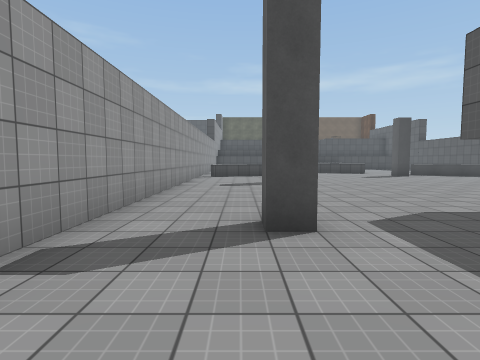
View 1 (above)

12 first-person views from a walk through a 3-D level made in the Unity game engine. The camera is 1.4 m above the floor, tilts 4° down and sees 80° across. The floor is counted in squares, 2 m on a side. Each view is taken from the middle of a square. On the plan, view 1 faces up. The plan holds only what a view shows up to about 10 squares ahead; the rest is blank. The place goes on beyond the plan. The player character is not drawn. Surface patterns are stand-ins for the level's own textures.

View 2
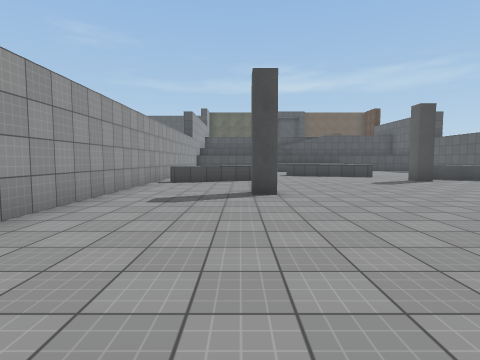

View 3
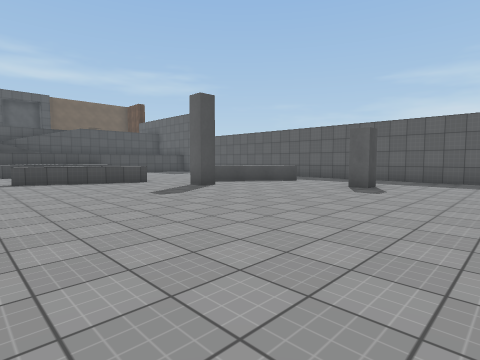

View 4
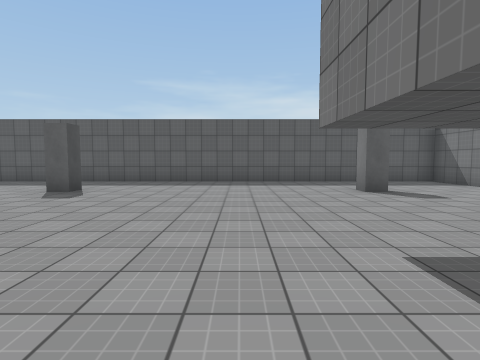

View 5
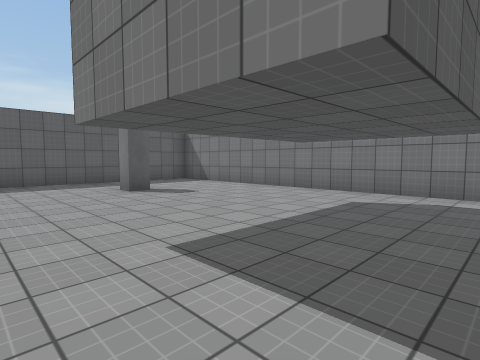

View 6
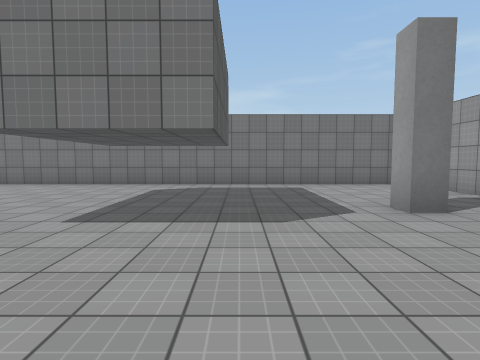

View 7
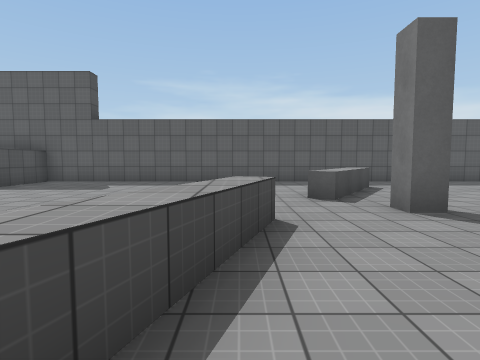

View 8
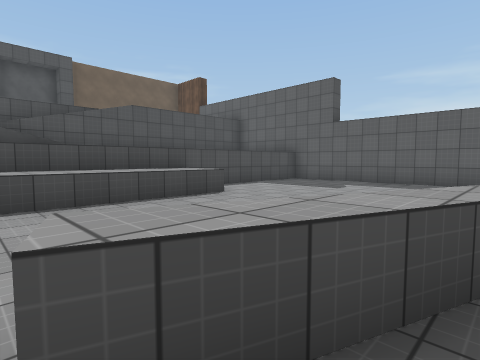

View 9
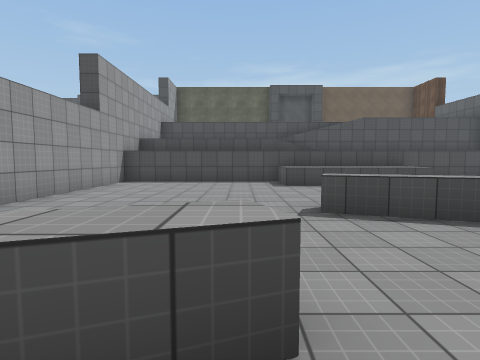

View 10
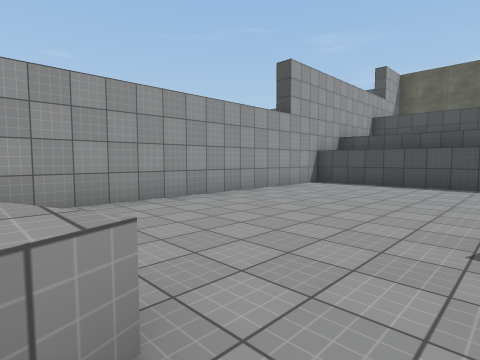

View 11
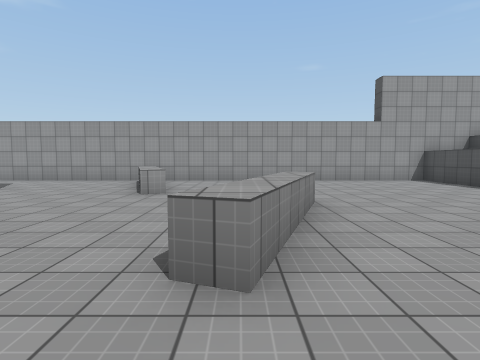

View 12
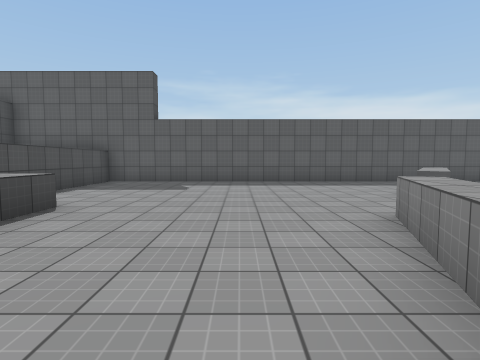

### Floor plan
Key: @ floor where view 1 was taken; # wall or solid block; . floor; = window, fence, low wall or low ledge; ^ raised ledge.
Columns run from 2 left of view 1 to 13 right of it. Each row starts with its distance up from view 1.
 22 ######    ######
 21 #.....^^^^.....#
 20 #.....^^^^.....#
 19 #..............#
 18 #..............#
 17 #..............#
 16 #....^^........#
 15 #......^^......#
 14 #..............#
 13 #.^^^....#=^...#
 12 #^^.........^..#
 11 #..............#
 10 #..............#
  9 #..#.......#...#
  8 #..............#
  7 #..............#
  6 #..............#
  5 #..............#
  4 #..............#
  3 #.#............#
  2 #..........#...#
  1 #..............#
  0 #.@............#
 -1  ..............#
 -2  ###############

Where each view was taken, in squares from view 1:
view 1: 0 up, 0 right, facing up
view 2: 3 up, 1 right, facing up
view 3: 6 up, 2 right, facing up-right
view 4: 5 up, 3 right, facing right
view 5: 5 up, 3 right, facing down-right
view 6: 7 up, 3 right, facing down
view 7: 15 up, 3 right, facing right
view 8: 15 up, 3 right, facing up-right
view 9: 12 up, 2 right, facing up
view 10: 13 up, 3 right, facing up-left
view 11: 15 up, 8 right, facing left
view 12: 17 up, 3 right, facing right
